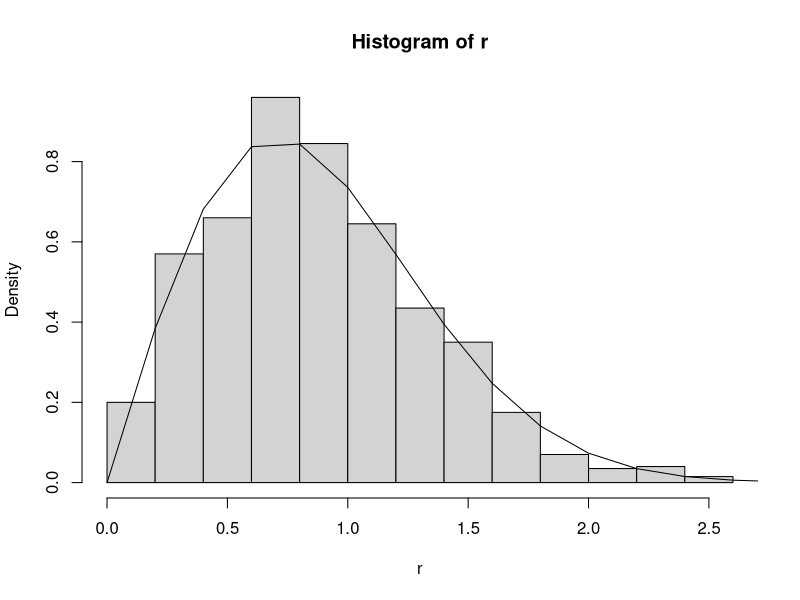

R code for this plot:
## ---- chunk 1
knitr::opts_chunk$set(echo = TRUE)
## ---- chunk 2
hora.inicio <- "2021-06-06 18:00:00"
hora.final <- "2021-06-07 00:00:00"

valpha <- 2
vlambda <- 1

r <- rweibull(1000, valpha, vlambda)
hist(r, freq = FALSE, breaks = 12)
curve(dweibull(x, valpha, vlambda), 0, 20, add = TRUE)

summary(r)
